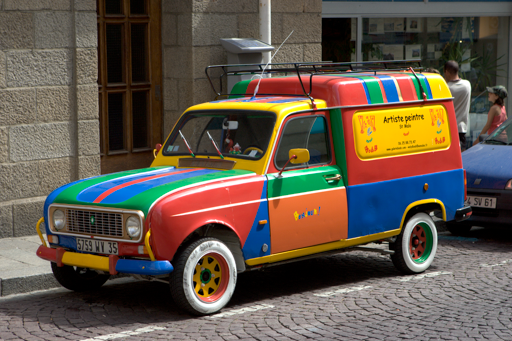
//> input picture interpolation/bicubic/images/input/a1016-050716_115658__I2E4159.png, 512 x 341 px
$ ./bicubic   (built with g++ and OpenCV 4)
//> lines starting //> are read from the running program, lines starting //| are printed output that depends on the picture
// C++
#include <cmath>
#include <vector>
#include <iostream>
#include <assert.h>
#include <filesystem>
// 图像处理
#include <opencv2/opencv.hpp>


namespace {

    void run(const std::function<void()>& work=[]{}, const std::string message="") {
        auto start = std::chrono::steady_clock::now();
        work();
        auto finish = std::chrono::steady_clock::now();
        auto duration = std::chrono::duration_cast<std::chrono::milliseconds>(finish - start);
        std::cout << message << " " << duration.count() << " ms" <<  std::endl;
    }

    void cv_show(const cv::Mat& one_image, const char* info="") {
        cv::imshow(info, one_image);
        cv::waitKey(0);
        cv::destroyAllWindows();
    }

    bool cv_write(const cv::Mat& source, const std::string save_path) {
        return cv::imwrite(save_path, source, std::vector<int>({cv::IMWRITE_PNG_COMPRESSION, 0}));
    }

    cv::Mat make_pad(const cv::Mat& one_image, const int pad_H, const int pad_W) {
        cv::Mat padded_image;
        cv::copyMakeBorder(one_image, padded_image, pad_H, pad_H, pad_W, pad_W, cv::BORDER_REFLECT);
        return padded_image;
    }

}


inline float _min(const float x, const float y) {
    return x > y ? y : x;
}

inline float _max(const float x, const float y) {
    return x < y ? y : x;
}

cv::Mat bilinear_interpolate(const cv::Mat& origin, const std::pair<int, int>& _size) {
    // 获取信息
    const int H0 = origin.rows;
    const int W0 = origin.cols;
    const int C = origin.channels();
    const int h = _size.first;
    const int w = _size.second;
    // 计算 x 方向和 y 方向上的比率
    const float x_rate = H0 > h ? H0 * 1.f / h : (H0 - 1) * 1.f / h;
    const float y_rate = W0 > w ? W0 * 1.f / w : (W0 - 1) * 1.f / w;
    // 准备一个结果
    cv::Mat result(h, w, CV_8UC3);
    uchar* const res_ptr = result.data;
    // 用来计算在结果 .data 存放的位置
    int cnt = 0;
    // 一共要插值 h X w 次
    for(int x = 0; x < h; ++x) {
        // 找到结果中 x, 对应原图中的 x 坐标
        float x_pos = x_rate * (x + 0.5f) - 0.5f;
        // 找到这个 x_pos 的上下界
        const int x_down = _max(std::floor(x_pos), 0);
        const int x_up = _min(x_down + 1, H0 - 1);
        // 计算 x 方向上的插值参数
        float x_left = x_up - x_pos;
        float x_right = x_pos - x_down;  // 1 - x_left
        // 原图中(x_down 和 x_up) 两行的指针
        const uchar* const ori_ptr = origin.data + x_down * W0 * C;
        const uchar* const ori_ptr_2 = ori_ptr + W0 * C;
        // 填充结果的第 x 行的 y 个像素
        for(int y = 0;y < w; ++y) {
            // 计算 y 对应原图中 y 的坐标, 放大或者缩小
            float y_pos = y_rate * (y + 0.5f) - 0.5f;
            // 计算 y 的上下界, 此时映射到原图中 (x_pos, y_pos) 的周围四个点都找到了
            const int y_down = std::floor(y_pos);
            const int y_up = _min(y_down + 1, W0 - 1);
            // 计算 y 方向上的插值参数
            float y_left = y_up - y_pos;
            float y_right = y_pos - y_down;  // 1 - y_left
            // 多个通道分别计算
            for(int c = 0;c < C; ++c) {
                // y 方向上第一次线性插值, 得到两个值
                float f_E = y_left * ori_ptr[y_down * C + c] + y_right * ori_ptr[y_up * C + c];
                float f_F = y_left * ori_ptr_2[y_down * C + c] + y_right * ori_ptr_2[y_up * C + c];
                // x 方向上第二次线性插值
                float target = x_left * f_E + x_right * f_F;
                res_ptr[cnt++] = cv::saturate_cast<uchar>(target);
            }
        }
    }
    return result;
}


inline float cubic(const float x) {
    return x * x * x;
}

inline float square(const float x) {
    return x * x;
}


template<typename T>
float make_cubic_interpolation(const std::vector<T>& F, const float input) {
    // 根据这 4 个点计算三次函数的参数
    float a = -0.5 * F[0] + 1.5 * F[1] - 1.5 * F[2] + 0.5 * F[3];
    float b = F[0] - 2.5 * F[1] + 2 * F[2] - 0.5 * F[3];
    float c = -0.5 * F[0] + 0.5 * F[2];
    float d = F[1];
    // 根据三次函数, 插值算这个点 input 的值
    return a * cubic(input) + b * square(input) + c * input + d;
}


cv::Mat bicubic_interpolate(const cv::Mat& origin, const std::pair<int, int>& _size) {
    // 获取信息
    int H = origin.rows;
    int W = origin.cols;
    const int H2 = _size.first;
    const int W2 = _size.second;
    const int C = origin.channels();
    // 计算纵向跟横向的缩放比
    const float h_ratio = H2 > H ? (H - 1) * 1.f / H2 : H * 1.f / H2;
    const float w_ratio = W2 > W ? (W - 1) * 1.f / W2 : W * 1.f / W2;
    // 计算纵向跟横向需要偏移的距离
    const float h_add = 0.5 * ((H - 1) - (H2 - 1) * h_ratio);
    const float w_add = 0.5 * ((W - 1) - (W2 - 1) * w_ratio);
    // 做 padding, 因为是周围 16 个点做插值
    const int pad = 1;
    const auto padded_image = make_pad(origin, pad, pad);
    const uchar* const pad_ptr = padded_image.ptr<uchar>();
    // 准备一个结果
    cv::Mat result(H2, W2, origin.type());
    uchar* const res_ptr = result.ptr<uchar>();
    int cnt = 0;
    // 准备几个临时变量
    std::vector<uchar> temp_Y(4);  // 存储横向一次插值的结果
    std::vector<float> temp_X(4);  // 存储纵向一次插值的四个点
    // 插值每一个行
    for(int x = 0;x < H2; ++x) {
        // 算这一行在 3 x 3 中的位置, 下界和偏移
        float x_pos = x * h_ratio + h_add;
        int x_down = std::floor(x_pos);
        const float x_offset = x_pos - x_down;
        // 插值每一个点
        for(int y = 0;y < W2; ++y) {
            float y_pos = y * w_ratio + w_add;
            int y_down = std::floor(y_pos);
            const float y_offset = y_pos - y_down;
            // 多通道
            for(int ch = 0;ch < 3; ++ch) {
                // 首先, 计算从第 x_down 行开始, [-1, 0, 1, 2] 的插值
                for(int i = -1; i <= 2; ++i) {
                    // x_down + i 是在 3 x 3 图像中的坐标, pad 是做了 padding 的偏移量
                    const int X = x_down + i + pad;
                    // 找到 x_down + i 行的数据起始的指针, + pad * C 是因为有横向 pad
                    const uchar* const X_ptr = pad_ptr + X * padded_image.cols * C + pad * C;
                    // 插值 (x_down + i, y_pos), 需要找到 (x_down + i, y_pos) 的四个点, 存储在 temp_Y 中
                    for(int j = -1; j <= 2; ++j)
                        temp_Y[j + 1] = X_ptr[(y_down + j) * C + ch];
                    // 这 4 个点做 cubic 插值, 作为 (x_down + i, y_pos) 的结果
                    temp_X[i + 1] = make_cubic_interpolation<uchar>(temp_Y, y_offset);
                }
                // 得到了 (x_down + i, y_pos) 四个点的插值结果, 做一次 cubic 插值, 作为 (x_pos, y_pos) 的插值结果
                const float one = make_cubic_interpolation<float>(temp_X, x_offset);
                res_ptr[cnt++] = cv::saturate_cast<uchar>(one);
            }
        }
    }
    return result;
}


int main() {
	// 读取图像
	const std::string image_path("../images/input/a1016-050716_115658__I2E4159.png");
	cv::Mat origin_image = cv::imread(image_path);
//> origin_image is the input picture: 341 rows x 512 cols, CV_8UC3; mean B, G, R 74.9, 87.4, 99
    assert(not origin_image.empty());
    cv_show(origin_image);

    // 先把图变小
    const auto small = bicubic_interpolate(origin_image, {200, 300});
//> in bicubic_interpolate, `const int H2 = _size.first;`: H2 = 200
//> in bicubic_interpolate, `const int W2 = _size.second;`: W2 = 300
//> in bicubic_interpolate, `const float h_ratio = H2 > H ? (H - 1) * 1.f / H2 : H * 1.f / H2;`: h_ratio = 1.71
//> in bicubic_interpolate, `const float h_add = 0.5 * ((H - 1) - (H2 - 1) * h_ratio);`: h_add = 0.352
//> in bicubic_interpolate, `const float w_add = 0.5 * ((W - 1) - (W2 - 1) * w_ratio);`: w_add = 0.353
//> in make_pad, `cv::copyMakeBorder(one_image, padded_image, pad_H, pad_H, pad_W, pad_W..`:
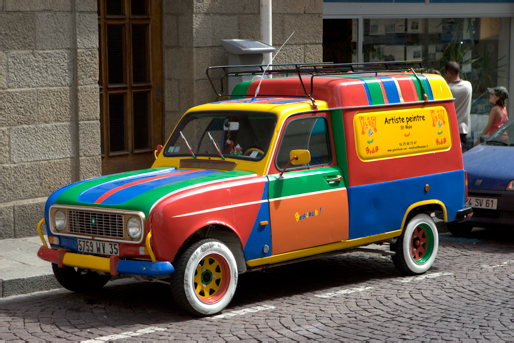
//> padded_image: 343 rows x 514 cols, CV_8UC3; mean B, G, R 75.1, 87.5, 99
//> in bicubic_interpolate, `cv::Mat result(H2, W2, origin.type());`: result: 200 rows x 300 cols, CV_8UC3; every value is 0
//> the loop in bicubic_interpolate, `for(int x = 0;x < H2; ++x)` made 200 passes
//> (x_pos, x_down, x_offset, cnt) on passes 1 to 3: (0.352, 0, 0.352, 900), (2.06, 2, 0.0575, 1800), (3.76, 3, 0.762, 2700)
//> after the loop in bicubic_interpolate, `for(int x = 0;x < H2; ++x)`:
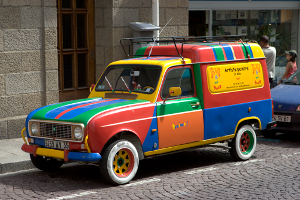
//> result: 200 rows x 300 cols, CV_8UC3; mean B, G, R 75, 87.5, 99
//> after the loop in bicubic_interpolate, `for(int x = 0;x < H2; ++x)`: temp_Y = [90, 97, 112, 112]; temp_X = [142.8, 132.4, 107.5, 107.5]; cnt = 180000

    // 双立方插值, 把图变大
    constexpr int target_h = 1200;
    constexpr int target_w = 1800;
    const auto big = bicubic_interpolate(small, {target_h, target_w});
//> call 2 of bicubic_interpolate, with _size = (1200, 1800)
//> in bicubic_interpolate (call 2), `const int H2 = _size.first;`: H2 = 1200
//> in bicubic_interpolate (call 2), `const int W2 = _size.second;`: W2 = 1800
//> in bicubic_interpolate (call 2), `const float h_ratio = H2 > H ? (H - 1) * 1.f / H2 : H * 1.f / H2;`: h_ratio = 0.166
//> in bicubic_interpolate (call 2), `const float h_add = 0.5 * ((H - 1) - (H2 - 1) * h_ratio);`: h_add = 0.0829
//> in bicubic_interpolate (call 2), `const float w_add = 0.5 * ((W - 1) - (W2 - 1) * w_ratio);`: w_add = 0.0831
//> call 2 of make_pad, with pad_H = 1, pad_W = 1
//> in make_pad (call 2), `cv::copyMakeBorder(one_image, padded_image, pad_H, pad_H, pad_W, pad_W..`:
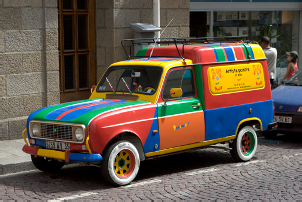
//> padded_image: 202 rows x 302 cols, CV_8UC3; mean B, G, R 75.4, 87.7, 99.1
//> in bicubic_interpolate (call 2), `cv::Mat result(H2, W2, origin.type());`: result: 1200 rows x 1800 cols, CV_8UC3; every value is 0
//> the loop in bicubic_interpolate (call 2), `for(int x = 0;x < H2; ++x)` made 1200 passes
//> (x_pos, x_down, x_offset, cnt) on passes 1 to 3: (0.0829, 0, 0.0829, 5400), (0.249, 0, 0.249, 10800), (0.415, 0, 0.415, 16200)
//> after the loop in bicubic_interpolate (call 2), `for(int x = 0;x < H2; ++x)`:
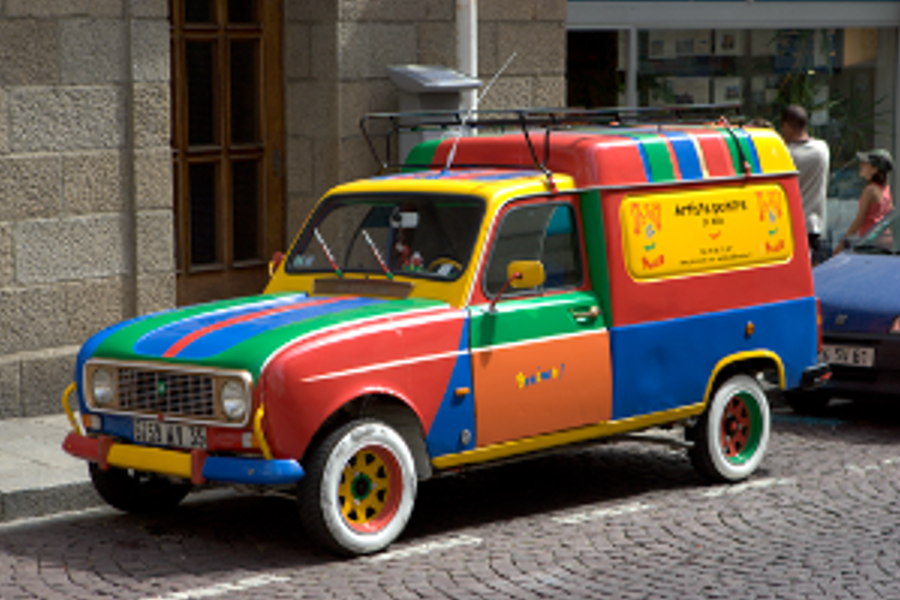
//> result: 1200 rows x 1800 cols, CV_8UC3 (shown at 1/2 size); mean B, G, R 74.8, 87.4, 99
//> after the loop in bicubic_interpolate (call 2), `for(int x = 0;x < H2; ++x)`: temp_Y = [105, 103, 115, 115]; temp_X = [136.3, 142.8, 114.4, 114.4]; cnt = 6480000

    // 和双线性插值对比
    const auto bilinear_big = bilinear_interpolate(small, {target_h, target_w});
//> in bilinear_interpolate, `const int h = _size.first;`: h = 1200
//> in bilinear_interpolate, `const int w = _size.second;`: w = 1800
//> in bilinear_interpolate, `const float x_rate = H0 > h ? H0 * 1.f / h : (H0 - 1) * 1.f / h;`: x_rate = 0.166
//> the loop in bilinear_interpolate, `for(int x = 0; x < h; ++x)` made 1200 passes
//> (x_pos, x_down, x_up, x_left, x_right, cnt) on passes 1 to 3: (-0.417, 0, 1, 1.42, -0.417, 5400), (-0.251, 0, 1, 1.25, -0.251, 10800), (-0.0854, 0, 1, 1.09, -0.0854, 16200)
//> after the loop in bilinear_interpolate, `for(int x = 0; x < h; ++x)`:
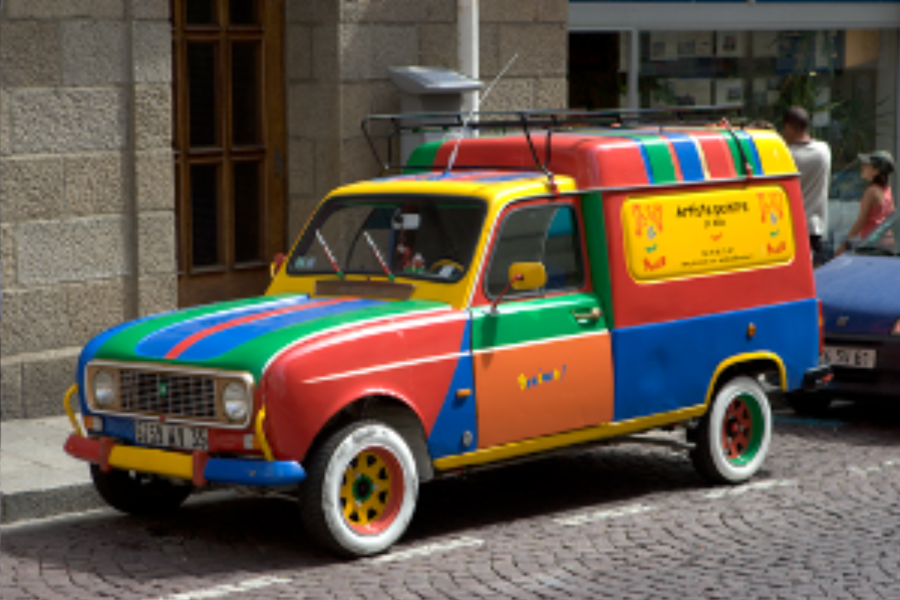
//> result: 1200 rows x 1800 cols, CV_8UC3 (shown at 1/2 size); mean B, G, R 74.6, 87.2, 98.9

    // 和 OpenCV 内置实现对比
    cv::Mat cv_big;
    cv::resize(small, cv_big, {target_w, target_h}, cv::INTER_CUBIC);
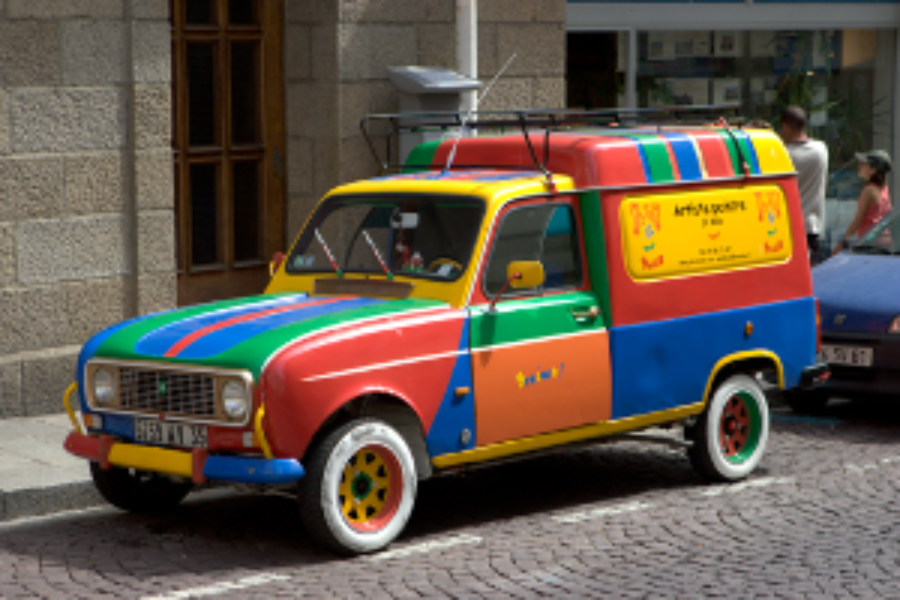
//> cv_big: 1200 rows x 1800 cols, CV_8UC3 (shown at 1/2 size); mean B, G, R 74.9, 87.3, 98.9

    // 展示
    cv_show(small);
    cv_show(bilinear_big);
    cv_show(big);
    cv_show(cv_big);
    cv::Mat concat;
    cv::vconcat(std::vector<cv::Mat>({big, cv_big}), concat);
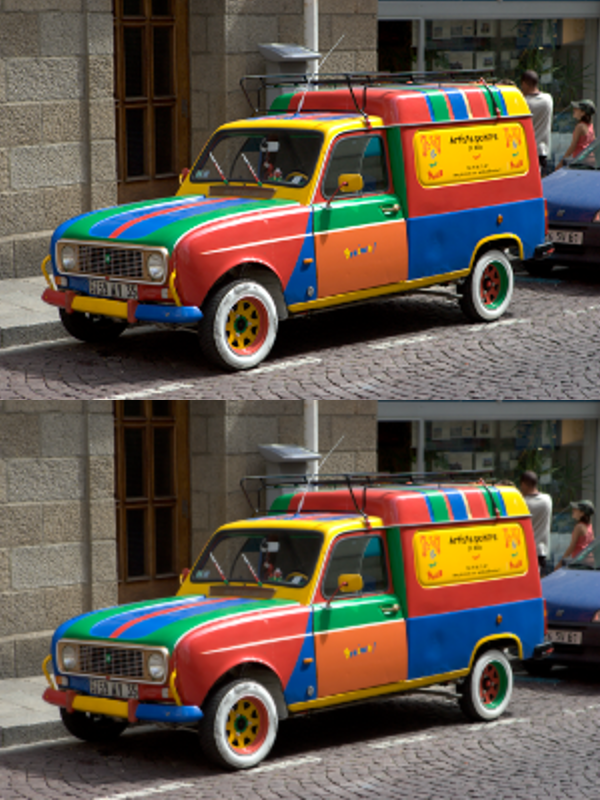
//> concat: 2400 rows x 1800 cols, CV_8UC3 (shown at 1/3 size); mean B, G, R 74.9, 87.4, 99
    cv_show(concat);

    // 保存结果
    const std::string output_path("../images/output/");
    cv_write(small, output_path + "small.png");
    cv_write(big, output_path + "big.png");
    return 0;
}
